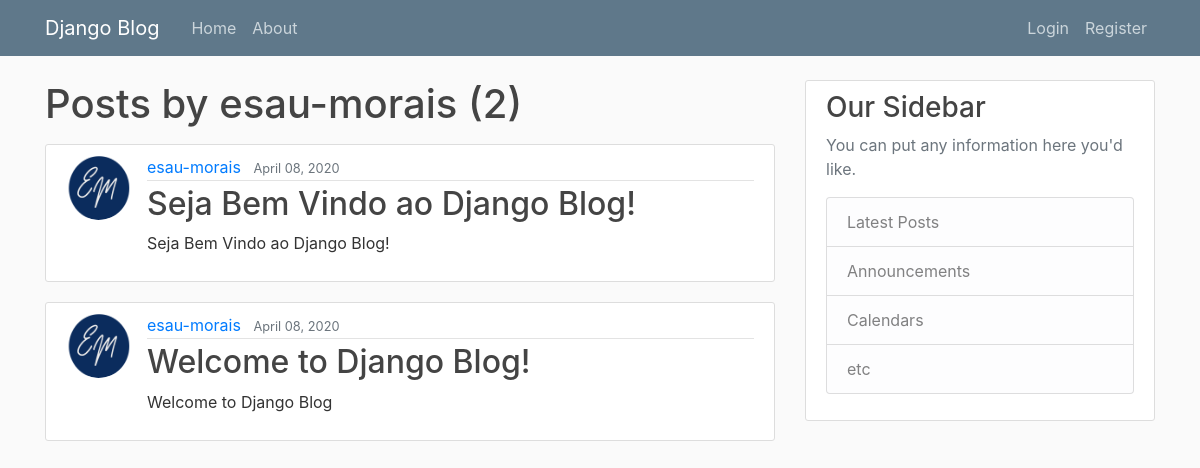
/user/esau-morais, run on the app's committed database.
### website/models.py (models this page shows, shortened)
class Post(models.Model):
  title = models.CharField(max_length=100)
  content = models.TextField()
  date_posted = models.DateTimeField(default=timezone.now)
  author = models.ForeignKey(User, on_delete=models.CASCADE)

### users/models.py (models this page shows, shortened)
class Profile(models.Model):
	user = models.OneToOneField(User, on_delete=models.CASCADE)
	image = models.ImageField(default='default.jpg', upload_to='profile_pics')

### website/views.py (the view)
# urls.py: path('user/<str:username>', UserPostListView.as_view(), name='user-posts'),
class UserPostListView(ListView):
    model = Post
    template_name = 'website/user_posts.html'  # <app>/<model>_<viewtype>.html
    context_object_name = 'posts'
    paginate_by = 5
    def get_queryset(self):
        user = get_object_or_404(User, username=self.kwargs.get('username'))
        return Post.objects.filter(author=user).order_by('-date_posted')

### website/templates/website/user_posts.html (shortened to what this page needs)
{% extends 'website/base.html' %}
{% block content %}
	<h1 class="mb-3">Posts by {{ view.kwargs.username }} ({{ page_obj.paginator.count }})</h1>
	{% for post in posts %}
		<article class="media content-section">
			<img class="rounded-circle article-img" src="{{ post.author.profile.image.url }}" alt="">
		  <div class="media-body">
		    <div class="article-metadata">
		      <a class="mr-2" href="{% url 'user-posts' post.author.username %}">{{ post.author }}</a>
		      <small class="text-muted">{{ post.date_posted|date:'F d, Y' }}</small>
		    </div>
		    <h2><a class="article-title" href="{% url 'post-detail' post.id %}">{{ post.title }}</a></h2>
		    <p class="article-content">{{ post.content }}</p>
		  </div>
		</article>
	{% endfor %}
{% endblock content %}

### website/static/website/main.css (style rules this page uses)
body { background: #fafafa; color: #333333; margin-top: 5rem; }
h1, h2, h3, h4, h5, h6 { color: #444444; }
.content-section { background: #ffffff; padding: 10px 20px; border: 1px solid #dddddd; border-radius: 3px; margin-bottom: 20px; }
.article-title { color: #444444; }
.article-content { white-space: pre-line; }
.article-img { height: 65px; width: 65px; margin-right: 16px; }
.article-metadata { padding-bottom: 1px; margin-bottom: 4px; border-bottom: 1px solid #e3e3e3 }

### data on the page
Post: author.profile.image (picture), author "esau-morais", date_posted "April 08, 2020", title "Seja Bem Vindo ao Django Blog!", content "Seja Bem Vindo ao Django Blog!"
Post: author.profile.image (picture), author "esau-morais", date_posted "April 08, 2020", title "Welcome to Django Blog!", content "Welcome to Django Blog"

### other printed values
{{ view.kwargs.username }} "esau-morais"
{{ page_obj.paginator.count }} "2"
